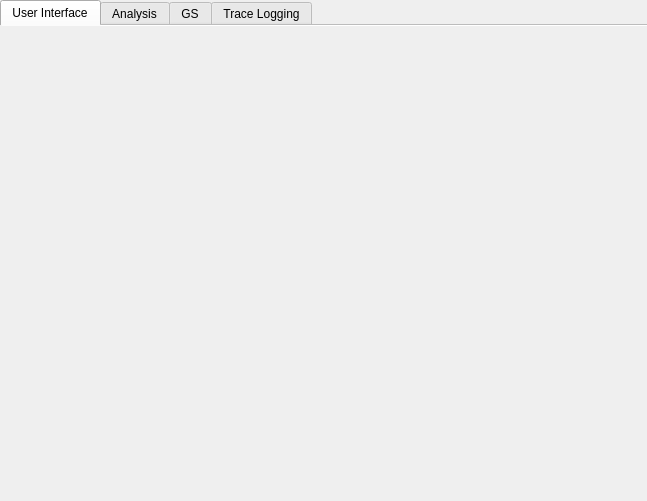
<?xml version="1.0" encoding="UTF-8"?>
<ui version="4.0">
 <class>DebugSettingsWidget</class>
 <widget class="QWidget" name="DebugSettingsWidget">
  <property name="geometry">
   <rect>
    <x>0</x>
    <y>0</y>
    <width>647</width>
    <height>501</height>
   </rect>
  </property>
  <layout class="QVBoxLayout" name="verticalLayout">
   <property name="leftMargin">
    <number>0</number>
   </property>
   <property name="topMargin">
    <number>0</number>
   </property>
   <property name="rightMargin">
    <number>0</number>
   </property>
   <property name="bottomMargin">
    <number>0</number>
   </property>
   <item>
    <widget class="QTabWidget" name="debugTabs">
     <property name="currentIndex">
      <number>0</number>
     </property>
     <property name="documentMode">
      <bool>true</bool>
     </property>
     <widget class="QWidget" name="userInterfaceWidget">
      <attribute name="title">
       <string>User Interface</string>
      </attribute>
     </widget>
     <widget class="QWidget" name="analysisTabWidget">
      <attribute name="title">
       <string>Analysis</string>
      </attribute>
      <layout class="QVBoxLayout" name="verticalLayout_6">
       <property name="leftMargin">
        <number>0</number>
       </property>
       <property name="topMargin">
        <number>0</number>
       </property>
       <property name="rightMargin">
        <number>0</number>
       </property>
       <property name="bottomMargin">
        <number>0</number>
       </property>
       <item>
        <widget class="QScrollArea" name="analysisScrollArea">
         <property name="widgetResizable">
          <bool>true</bool>
         </property>
         <widget class="QWidget" name="analysisScrollAreaContents">
          <property name="geometry">
           <rect>
            <x>0</x>
            <y>0</y>
            <width>645</width>
            <height>469</height>
           </rect>
          </property>
          <layout class="QVBoxLayout" name="verticalLayout_4">
           <item>
            <widget class="QLabel" name="analysisLabel">
             <property name="sizePolicy">
              <sizepolicy hsizetype="Preferred" vsizetype="Fixed">
               <horstretch>0</horstretch>
               <verstretch>0</verstretch>
              </sizepolicy>
             </property>
             <property name="text">
              <string>These settings control what and when analysis passes should be performed on the program running in the virtual machine so that the resultant information can be shown in the debugger.</string>
             </property>
             <property name="wordWrap">
              <bool>true</bool>
             </property>
            </widget>
           </item>
           <item>
            <widget class="QGroupBox" name="analysisGroupBox">
             <property name="sizePolicy">
              <sizepolicy hsizetype="Preferred" vsizetype="Fixed">
               <horstretch>0</horstretch>
               <verstretch>0</verstretch>
              </sizepolicy>
             </property>
             <property name="title">
              <string>Analysis</string>
             </property>
             <layout class="QVBoxLayout" name="verticalLayout_5">
              <item>
               <layout class="QFormLayout" name="analysisForm">
                <item row="0" column="0">
                 <widget class="QLabel" name="analysisConditionLabel">
                  <property name="text">
                   <string>Automatically Analyze Program:</string>
                  </property>
                 </widget>
                </item>
                <item row="0" column="1">
                 <widget class="QComboBox" name="analysisCondition">
                  <item>
                   <property name="text">
                    <string>Always</string>
                   </property>
                  </item>
                  <item>
                   <property name="text">
                    <string>If Debugger Is Open</string>
                   </property>
                  </item>
                  <item>
                   <property name="text">
                    <string>Never</string>
                   </property>
                  </item>
                 </widget>
                </item>
               </layout>
              </item>
              <item>
               <widget class="QCheckBox" name="generateSymbolsForIRXExportTables">
                <property name="text">
                 <string>Generate Symbols For IRX Exports</string>
                </property>
               </widget>
              </item>
             </layout>
            </widget>
           </item>
           <item>
            <widget class="QWidget" name="analysisSettings" native="true">
             <property name="sizePolicy">
              <sizepolicy hsizetype="Preferred" vsizetype="Expanding">
               <horstretch>0</horstretch>
               <verstretch>0</verstretch>
              </sizepolicy>
             </property>
            </widget>
           </item>
          </layout>
         </widget>
        </widget>
       </item>
      </layout>
     </widget>
     <widget class="QWidget" name="gsTabWidget">
      <attribute name="title">
       <string>GS</string>
      </attribute>
      <layout class="QVBoxLayout" name="verticalLayout_2">
       <item>
        <widget class="QGroupBox" name="drawDumpingGroupBox">
         <property name="title">
          <string>Draw Dumping</string>
         </property>
         <layout class="QFormLayout" name="formLayout">
          <item row="0" column="0" colspan="2">
           <layout class="QGridLayout" name="gridLayout">
            <item row="0" column="0">
             <widget class="QCheckBox" name="dumpGSDraws">
              <property name="text">
               <string>Dump GS Draws</string>
              </property>
             </widget>
            </item>
            <item row="1" column="1">
             <widget class="QCheckBox" name="saveRT">
              <property name="text">
               <string>Save RT</string>
              </property>
             </widget>
            </item>
            <item row="1" column="0">
             <widget class="QCheckBox" name="saveFrame">
              <property name="text">
               <string>Save Frame</string>
              </property>
             </widget>
            </item>
            <item row="2" column="1">
             <widget class="QCheckBox" name="saveTexture">
              <property name="text">
               <string>Save Texture</string>
              </property>
             </widget>
            </item>
            <item row="2" column="0">
             <widget class="QCheckBox" name="saveDepth">
              <property name="text">
               <string>Save Depth</string>
              </property>
             </widget>
            </item>
           </layout>
          </item>
          <item row="1" column="0">
           <widget class="QLabel" name="label">
            <property name="text">
             <string>Start Draw Number:</string>
            </property>
           </widget>
          </item>
          <item row="1" column="1">
           <widget class="QSpinBox" name="startDraw">
            <property name="maximum">
             <number>99999999</number>
            </property>
           </widget>
          </item>
          <item row="2" column="0">
           <widget class="QLabel" name="label_2">
            <property name="text">
             <string>Draw Dump Count:</string>
            </property>
           </widget>
          </item>
          <item row="2" column="1">
           <widget class="QSpinBox" name="dumpCount">
            <property name="minimum">
             <number>1</number>
            </property>
            <property name="maximum">
             <number>99999999</number>
            </property>
           </widget>
          </item>
          <item row="3" column="0">
           <widget class="QLabel" name="label_3">
            <property name="text">
             <string>Hardware Dump Directory:</string>
            </property>
           </widget>
          </item>
          <item row="4" column="0">
           <widget class="QLabel" name="label_4">
            <property name="text">
             <string>Software Dump Directory:</string>
            </property>
           </widget>
          </item>
          <item row="4" column="1">
           <layout class="QHBoxLayout" name="horizontalLayout_2" stretch="1,0,0">
            <item>
             <widget class="QLineEdit" name="swDumpDirectory"/>
            </item>
            <item>
             <widget class="QPushButton" name="swDumpBrowse">
              <property name="text">
               <string>Browse...</string>
              </property>
             </widget>
            </item>
            <item>
             <widget class="QPushButton" name="swDumpOpen">
              <property name="text">
               <string>Open...</string>
              </property>
             </widget>
            </item>
           </layout>
          </item>
          <item row="3" column="1">
           <layout class="QHBoxLayout" name="horizontalLayout" stretch="1,0,0">
            <item>
             <widget class="QLineEdit" name="hwDumpDirectory"/>
            </item>
            <item>
             <widget class="QPushButton" name="hwDumpBrowse">
              <property name="text">
               <string>Browse...</string>
              </property>
             </widget>
            </item>
            <item>
             <widget class="QPushButton" name="hwDumpOpen">
              <property name="text">
               <string>Open...</string>
              </property>
             </widget>
            </item>
           </layout>
          </item>
         </layout>
        </widget>
       </item>
      </layout>
     </widget>
     <widget class="QWidget" name="traceLogTabWidget">
      <attribute name="title">
       <string>Trace Logging</string>
      </attribute>
      <layout class="QVBoxLayout" name="verticalLayout_8">
       <item>
        <widget class="QCheckBox" name="chkEnable">
         <property name="text">
          <string>Enable</string>
         </property>
        </widget>
       </item>
       <item>
        <layout class="QHBoxLayout" name="traceLogHorizontalLayout">
         <item>
          <widget class="QGroupBox" name="grpEELogging">
           <property name="title">
            <string>EE</string>
           </property>
           <layout class="QVBoxLayout" name="verticalLayout_3">
            <item>
             <layout class="QGridLayout" name="grpEELoggingGrid">
              <item row="4" column="1">
               <widget class="QCheckBox" name="chkEEDMACTRL">
                <property name="text">
                 <string>DMA Control</string>
                </property>
               </widget>
              </item>
              <item row="6" column="1">
               <widget class="QCheckBox" name="chkEEMFIFO">
                <property name="text">
                 <string>SPR / MFIFO</string>
                </property>
               </widget>
              </item>
              <item row="9" column="0">
               <widget class="QCheckBox" name="chkEEVIF">
                <property name="text">
                 <string>VIF</string>
                </property>
               </widget>
              </item>
              <item row="0" column="1">
               <widget class="QCheckBox" name="chkEECOP1">
                <property name="text">
                 <string>COP1 (FPU)</string>
                </property>
               </widget>
              </item>
              <item row="6" column="0">
               <widget class="QCheckBox" name="chkEEMSKPATH3">
                <property name="text">
                 <string>MSKPATH3</string>
                </property>
               </widget>
              </item>
              <item row="2" column="0">
               <widget class="QCheckBox" name="chkEECache">
                <property name="text">
                 <string>Cache</string>
                </property>
               </widget>
              </item>
              <item row="9" column="1">
               <widget class="QCheckBox" name="chkEEGIF">
                <property name="text">
                 <string>GIF</string>
                </property>
               </widget>
              </item>
              <item row="1" column="1">
               <widget class="QCheckBox" name="chkEER5900">
                <property name="text">
                 <string>R5900</string>
                </property>
               </widget>
              </item>
              <item row="0" column="0">
               <widget class="QCheckBox" name="chkEECOP0">
                <property name="text">
                 <string>COP0</string>
                </property>
               </widget>
              </item>
              <item row="3" column="0">
               <widget class="QCheckBox" name="chkEEMMIO">
                <property name="text">
                 <string>HW Regs (MMIO)</string>
                </property>
               </widget>
              </item>
              <item row="7" column="1">
               <widget class="QCheckBox" name="chkEECounters">
                <property name="text">
                 <string>Counters</string>
                </property>
               </widget>
              </item>
              <item row="10" column="1">
               <widget class="QCheckBox" name="chkEESIF">
                <property name="text">
                 <string>SIF</string>
                </property>
               </widget>
              </item>
              <item row="1" column="0">
               <widget class="QCheckBox" name="chkEECOP2">
                <property name="text">
                 <string>COP2 (VU0 Macro)</string>
                </property>
               </widget>
              </item>
              <item row="8" column="0">
               <widget class="QCheckBox" name="chkEEVIFCodes">
                <property name="text">
                 <string>VIFCodes</string>
                </property>
               </widget>
              </item>
              <item row="2" column="1">
               <widget class="QCheckBox" name="chkEEMemory">
                <property name="text">
                 <string>Memory</string>
                </property>
               </widget>
              </item>
              <item row="3" column="1">
               <widget class="QCheckBox" name="chkEEUNKNWNMMIO">
                <property name="text">
                 <string>Unknown MMIO</string>
                </property>
               </widget>
              </item>
              <item row="7" column="0">
               <widget class="QCheckBox" name="chkEEIPU">
                <property name="text">
                 <string>IPU</string>
                </property>
               </widget>
              </item>
              <item row="10" column="0">
               <widget class="QCheckBox" name="chkEEBIOS">
                <property name="text">
                 <string>BIOS</string>
                </property>
               </widget>
              </item>
              <item row="4" column="0">
               <widget class="QCheckBox" name="chkEEDMARegs">
                <property name="text">
                 <string>DMA Registers</string>
                </property>
               </widget>
              </item>
              <item row="8" column="1">
               <widget class="QCheckBox" name="chkEEGIFTags">
                <property name="text">
                 <string>GIFTags</string>
                </property>
               </widget>
              </item>
             </layout>
            </item>
            <item>
             <spacer name="eeLoggingSpacer">
              <property name="orientation">
               <enum>Qt::Vertical</enum>
              </property>
              <property name="sizeHint" stdset="0">
               <size>
                <width>20</width>
                <height>0</height>
               </size>
              </property>
             </spacer>
            </item>
           </layout>
          </widget>
         </item>
         <item>
          <widget class="QGroupBox" name="grpIOPLogging">
           <property name="title">
            <string>IOP</string>
           </property>
           <layout class="QVBoxLayout" name="verticalLayout_7">
            <item>
             <layout class="QGridLayout" name="grpIOPLoggingGrid">
              <item row="4" column="0">
               <widget class="QCheckBox" name="chkIOPCounters">
                <property name="text">
                 <string>Counters</string>
                </property>
               </widget>
              </item>
              <item row="3" column="1">
               <widget class="QCheckBox" name="chkIOPUNKNWNMMIO">
                <property name="text">
                 <string>Unknown MMIO</string>
                </property>
               </widget>
              </item>
              <item row="3" column="0">
               <widget class="QCheckBox" name="chkIOPMMIO">
                <property name="text">
                 <string>HW Regs (MMIO)</string>
                </property>
               </widget>
              </item>
              <item row="4" column="1">
               <widget class="QCheckBox" name="chkIOPCDVD">
                <property name="text">
                 <string>CDVD</string>
                </property>
               </widget>
              </item>
              <item row="0" column="1">
               <widget class="QCheckBox" name="chkIOPR3000A">
                <property name="text">
                 <string>R3000A</string>
                </property>
               </widget>
              </item>
              <item row="1" column="0">
               <widget class="QCheckBox" name="chkIOPMemcards">
                <property name="text">
                 <string>Memcards</string>
                </property>
               </widget>
              </item>
              <item row="2" column="0">
               <widget class="QCheckBox" name="chkIOPDMARegs">
                <property name="text">
                 <string>DMA Registers</string>
                </property>
               </widget>
              </item>
              <item row="1" column="1">
               <widget class="QCheckBox" name="chkIOPPad">
                <property name="text">
                 <string>Pad</string>
                </property>
               </widget>
              </item>
              <item row="5" column="1">
               <widget class="QCheckBox" name="chkIOPBIOS">
                <property name="text">
                 <string>BIOS</string>
                </property>
               </widget>
              </item>
              <item row="5" column="0">
               <widget class="QCheckBox" name="chkIOPMDEC">
                <property name="text">
                 <string>MDEC</string>
                </property>
               </widget>
              </item>
              <item row="2" column="1">
               <widget class="QCheckBox" name="chkIOPDMACTRL">
                <property name="text">
                 <string>DMA Control</string>
                </property>
               </widget>
              </item>
              <item row="0" column="0">
               <widget class="QCheckBox" name="chkIOPCOP2">
                <property name="text">
                 <string>COP2 (GPU)</string>
                </property>
               </widget>
              </item>
             </layout>
            </item>
            <item>
             <spacer name="iopLoggingSpacer">
              <property name="orientation">
               <enum>Qt::Vertical</enum>
              </property>
              <property name="sizeHint" stdset="0">
               <size>
                <width>20</width>
                <height>40</height>
               </size>
              </property>
             </spacer>
            </item>
           </layout>
          </widget>
         </item>
        </layout>
       </item>
      </layout>
     </widget>
    </widget>
   </item>
  </layout>
 </widget>
 <resources/>
 <connections/>
</ui>
